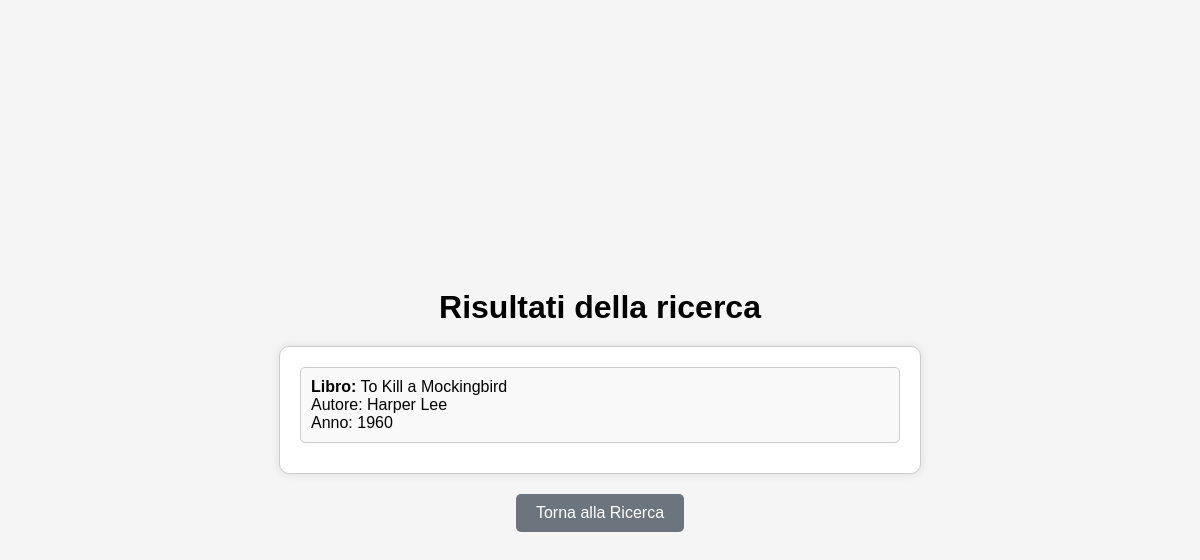
The page /libri.php?titolo=To Kill a Mockingbird on the database its author committed.
### tables this page shows
CREATE TABLE IF NOT EXISTS libri (
    id INT AUTO_INCREMENT PRIMARY KEY,
    titolo VARCHAR(255) NOT NULL,
    autore VARCHAR(255) NOT NULL,
    anno SMALLINT NOT NULL
);

### libri.php (the view, shortened to what this page needs)
<!DOCTYPE html>
<html lang="it">
<head>
</head>
<body>
    <h1>Risultati della ricerca</h1>
    <div class="container">
        <?php
        include './connectToDB.php';
        if(isset($_GET['titolo'])) {
            $titolo = $_GET['titolo'];
            if($titolo == "") {
                $query = "SELECT * FROM libri";
            } else {
                $query = "SELECT * FROM libri WHERE titolo = '$titolo'";
            }
            $exec = $conn->query($query);
            if($exec) {
                while($result = $exec->fetch(PDO::FETCH_ASSOC)) {
                    echo '<div class="result">';
                    echo "<b>Libro:</b> " . $result['titolo'] . "<br>";
                    echo "Autore: " . $result['autore'] . "<br>";
                    echo "Anno: " . $result['anno'] . "<br>";
                    echo '</div>';
                }
            } else {
                echo "<p>Nessun libro trovato.</p>";
            }
        }
        ?>
    </div>
    <a href="index.php" class="back-btn">Torna alla Ricerca</a>
</body>
</html>

### libri.php (style rules this page uses)
body { display: flex; flex-direction: column; align-items: center; justify-content: center; height: 100vh; margin: 0; font-family: Arial, sans-serif; background-color: #f5f5f5; }
.container { text-align: center; background-color: white; padding: 20px; border: 1px solid #ccc; border-radius: 10px; box-shadow: 0 0 10px rgba(0, 0, 0, 0.1); width: 80%; max-width: 600px; overflow-y: auto; max-height: 600px; }
h1 { margin-bottom: 20px; }
.result { text-align: left; margin-bottom: 10px; padding: 10px; border: 1px solid #ccc; border-radius: 5px; background-color: #f9f9f9; }
.back-btn { display: inline-block; padding: 10px 20px; background-color: #6c757d; color: white; text-decoration: none; border-radius: 5px; font-size: 16px; margin-top: 20px; }

### rows shown on the page
libri: titolo "To Kill a Mockingbird", autore "Harper Lee", anno "1960"
